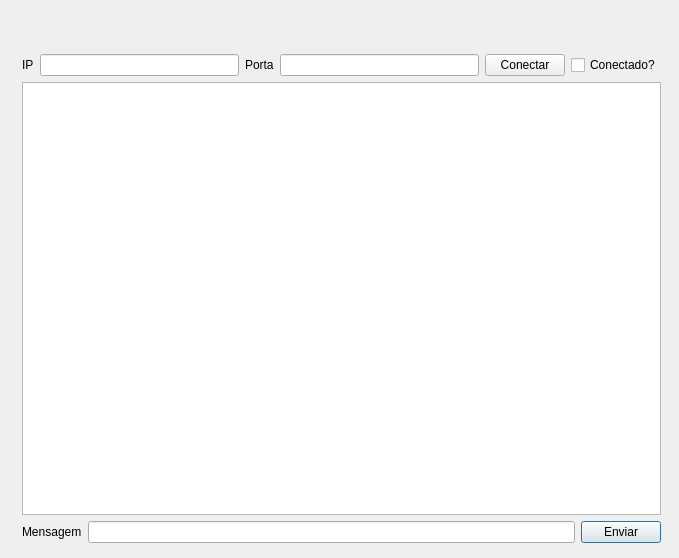
<?xml version="1.0" encoding="UTF-8"?>
<ui version="4.0">
 <class>Dialog</class>
 <widget class="QDialog" name="Dialog">
  <property name="geometry">
   <rect>
    <x>0</x>
    <y>0</y>
    <width>679</width>
    <height>558</height>
   </rect>
  </property>
  <property name="windowTitle">
   <string>Dialog</string>
  </property>
  <widget class="QWidget" name="">
   <property name="geometry">
    <rect>
     <x>200</x>
     <y>10</y>
     <width>165</width>
     <height>19</height>
    </rect>
   </property>
   <layout class="QHBoxLayout" name="horizontalLayout">
    <item>
     <widget class="QLabel" name="label_6">
      <property name="text">
       <string>Minha Porta: </string>
      </property>
     </widget>
    </item>
    <item>
     <widget class="QLabel" name="label_minha_porta">
      <property name="text">
       <string>TextLabel</string>
      </property>
     </widget>
    </item>
   </layout>
  </widget>
  <widget class="QWidget" name="">
   <property name="geometry">
    <rect>
     <x>10</x>
     <y>10</y>
     <width>129</width>
     <height>19</height>
    </rect>
   </property>
   <layout class="QHBoxLayout" name="horizontalLayout_5">
    <item>
     <widget class="QLabel" name="label_4">
      <property name="text">
       <string>Meu IP: </string>
      </property>
     </widget>
    </item>
    <item>
     <widget class="QLabel" name="label_meu_ip">
      <property name="text">
       <string>TextLabel</string>
      </property>
     </widget>
    </item>
   </layout>
  </widget>
  <widget class="QWidget" name="">
   <property name="geometry">
    <rect>
     <x>11</x>
     <y>43</y>
     <width>661</width>
     <height>511</height>
    </rect>
   </property>
   <layout class="QVBoxLayout" name="verticalLayout">
    <item>
     <layout class="QHBoxLayout" name="horizontalLayout_3">
      <item>
       <widget class="QLabel" name="label_2">
        <property name="text">
         <string>IP</string>
        </property>
       </widget>
      </item>
      <item>
       <widget class="QLineEdit" name="lineEdit_ip"/>
      </item>
      <item>
       <widget class="QLabel" name="label_3">
        <property name="text">
         <string>Porta</string>
        </property>
       </widget>
      </item>
      <item>
       <widget class="QLineEdit" name="lineEdit_porta"/>
      </item>
      <item>
       <widget class="QPushButton" name="pushButton_conectar">
        <property name="text">
         <string>Conectar</string>
        </property>
        <property name="autoDefault">
         <bool>false</bool>
        </property>
       </widget>
      </item>
      <item>
       <widget class="QCheckBox" name="checkBox_conectado">
        <property name="text">
         <string>Conectado?</string>
        </property>
       </widget>
      </item>
     </layout>
    </item>
    <item>
     <widget class="QPlainTextEdit" name="plainTextEdit"/>
    </item>
    <item>
     <layout class="QHBoxLayout" name="horizontalLayout_2">
      <item>
       <widget class="QLabel" name="label">
        <property name="text">
         <string>Mensagem</string>
        </property>
       </widget>
      </item>
      <item>
       <widget class="QLineEdit" name="lineEdit"/>
      </item>
      <item>
       <widget class="QPushButton" name="pushButton_enviar">
        <property name="text">
         <string>Enviar</string>
        </property>
       </widget>
      </item>
     </layout>
    </item>
   </layout>
  </widget>
  <zorder>plainTextEdit</zorder>
  <zorder>layoutWidget</zorder>
  <zorder>lineEdit_ip</zorder>
  <zorder>lineEdit_porta</zorder>
  <zorder>label_2</zorder>
  <zorder>label_3</zorder>
  <zorder>pushButton_conectar</zorder>
  <zorder>checkBox_conectado</zorder>
  <zorder>label_4</zorder>
  <zorder>label_meu_ip</zorder>
  <zorder>label_6</zorder>
  <zorder>label_minha_porta</zorder>
  <zorder>label_4</zorder>
 </widget>
 <layoutdefault spacing="6" margin="11"/>
 <resources/>
 <connections/>
</ui>
